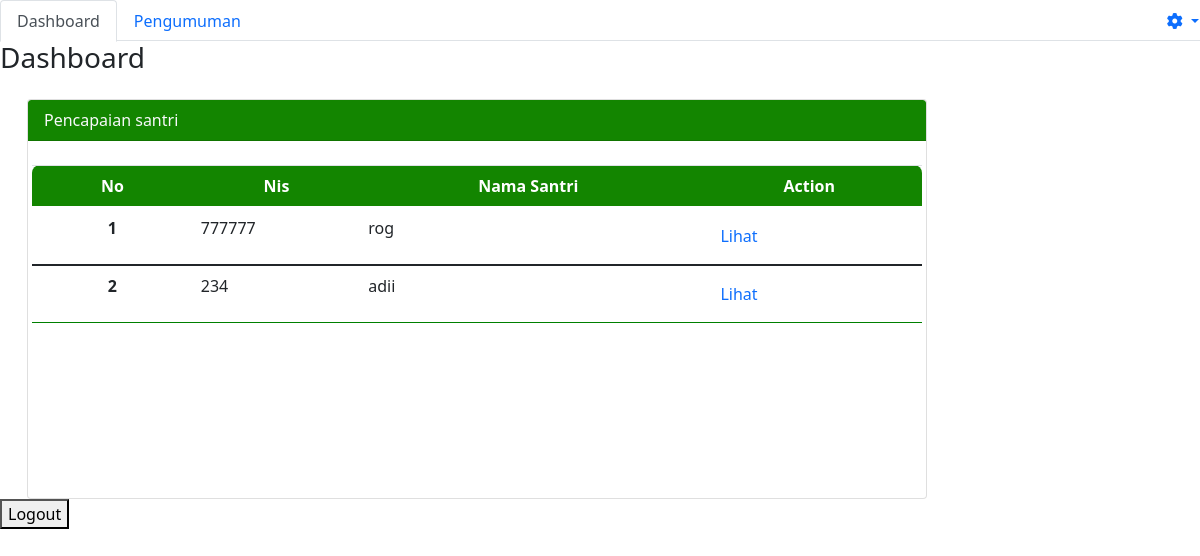
The app's page /pengajar/, older data.
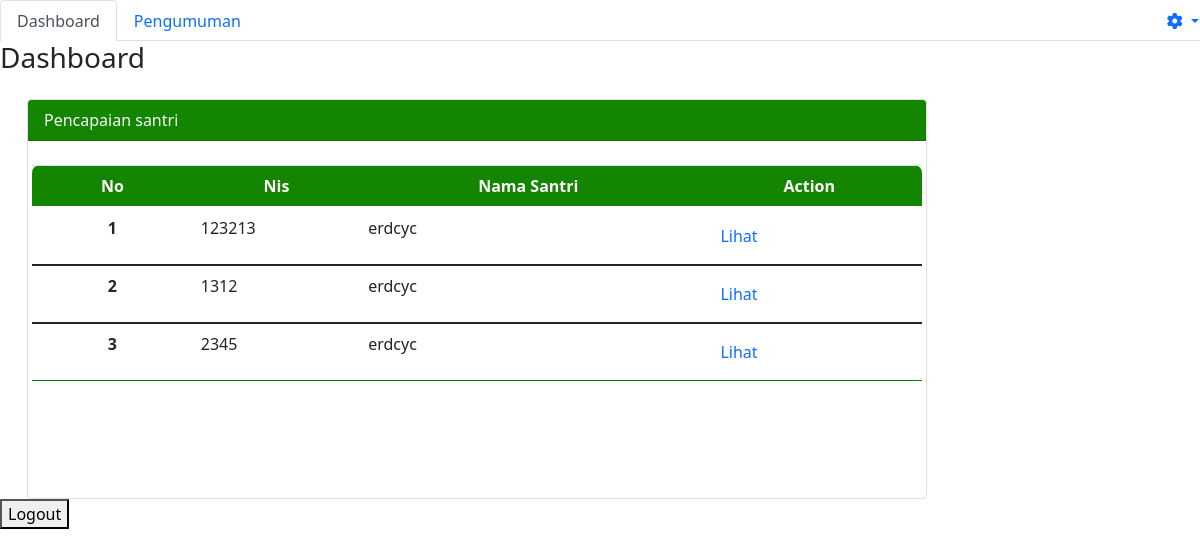
The same page, newer data.
### adminpondok/models.py (models this page shows, shortened)
class Santri(models.Model):
    kelamin = [
        ('Laki-Laki', 'Laki-Laki'),
        ('Perempuan', 'Perempuan'),
    ]
    Quran = 'qr'
    Matan = 'mt'
    Nadhom = 'nd'
    kategori = [
        (Quran, 'Al-Quran'),
        (Matan, 'Matan'),
        (Nadhom, 'Nadhom'),
    ]
    nis = models.IntegerField(null=False, unique=True)
    nama_santri = models.CharField(max_length=30, null=False, blank=False)
    tempat_lahir = models.CharField(max_length=20, null=False, blank=False)
    tanggal_lahir = models.DateField()
    jk = models.CharField(max_length=9, choices=kelamin,
                          default='', null=False, blank=False)
    almt = models.TextField(default='', null=False, blank=False)
    telp = models.IntegerField(null=False, blank=False)
    email = models.CharField(default='', max_length=20,
                             null=False, blank=False)
    ktgri = models.CharField(default='', choices=kategori, max_length=30)

### pengajar/views.py (the view)
# urls.py: path('', views.index),
def index(req):
    santri = admin_models.Santri.objects.order_by('-id')
    return render(req, 'pengajar/pengajar_dashboard.html', {
        'data': santri,
    })

### pengajar/templates/pengajar/pengajar_dashboard.html (shortened to what this page needs)
{% extends 'pengajar/base.html' %}
{% block content %}
<div class="tab-content" id="myTabContent">
    <div class="tab-pane fade show active" id="home" role="tabpanel" aria-labelledby="home-tab">
        <h3>Dashboard</h3>
        <main class="container-fluid mt-4">
            <div class="col-md-6">
                <div class="card table-responsive" style="width: 900px; height: 400px;">
                    <div class="card-header text-light " style="background-color: rgba(19, 133, 0, 1);">Pencapaian
                        santri</div>
                    <div class="card-body">
                        <div class="min-h-screen bg-white py-2">
                            <div class="row d-flex">
                                <table class='table table-hover overflow-auto bg-white divide-y divide-gray-300'
                                    style="border: green;">
                                    <thead class="" style="background-color: #138500; color: #FFFFFF;">
                                        <tr>
                                            <th class="font-semibold text-sm uppercase px-4 py-2 text-center"> No
                                            </th>
                                            <th class="font-semibold text-sm uppercase px-4 py-2 text-center"> Nis
                                            </th>
                                            <th class="font-semibold text-sm uppercase px-4 py-2 text-center"> Nama
                                                Santri </th>
                                            <th class="font-semibold text-sm uppercase px-4 py-2 text-center">
                                                Action
                                            </th>
                                        </tr>
                                    </thead>
                                    {% for d in data %}
                                    <tbody class="divide-y divide-gray-200">
                                        <tr>
                                            <th scope="row" class="text-center">{{ forloop.counter }}</th>
                                            <td>{{d.nis}}</td>
                                            <td>{{d.nama_santri}}</td>
                                            <td>
                                                <a class="nav-link active" aria-current="page"
                                                    href="/pengajar/input">Lihat</a>
                                            </td>
                                        </tr>
                                    </tbody>
                                    {% endfor %}
                                </table>
                            </div>
                        </div>
                    </div>
                </div>
            </div>
        </main>
    </div>
</div>
<a href="/logout"><button>Logout</button></a>
{%endblock%}

Row changes from the older to the newer data that the page shows:
removed Santri: nis "777777", nama_santri "rog"
removed Santri: nis "234", nama_santri "adii"
added Santri: nis "123213", nama_santri "erdcyc"
added Santri: nis "1312", nama_santri "erdcyc"
added Santri: nis "2345", nama_santri "erdcyc"
